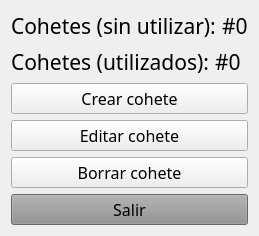
<?xml version="1.0" encoding="UTF-8"?>
<ui version="4.0">
 <class>Form</class>
 <widget class="QWidget" name="Form">
  <property name="windowModality">
   <enum>Qt::ApplicationModal</enum>
  </property>
  <property name="geometry">
   <rect>
    <x>0</x>
    <y>0</y>
    <width>256</width>
    <height>216</height>
   </rect>
  </property>
  <property name="mouseTracking">
   <bool>true</bool>
  </property>
  <property name="focusPolicy">
   <enum>Qt::StrongFocus</enum>
  </property>
  <property name="acceptDrops">
   <bool>true</bool>
  </property>
  <property name="windowTitle">
   <string>ProjectGamma - Cohetes</string>
  </property>
  <layout class="QVBoxLayout" name="verticalLayout">
   <item>
    <layout class="QHBoxLayout" name="horizontalLayout">
     <item>
      <widget class="QLabel" name="label">
       <property name="sizePolicy">
        <sizepolicy hsizetype="Preferred" vsizetype="Maximum">
         <horstretch>0</horstretch>
         <verstretch>0</verstretch>
        </sizepolicy>
       </property>
       <property name="font">
        <font>
         <family>Century Gothic</family>
         <pointsize>16</pointsize>
        </font>
       </property>
       <property name="text">
        <string>Cohetes (sin utilizar):</string>
       </property>
      </widget>
     </item>
     <item>
      <widget class="QLabel" name="rocketsUnusedLabel">
       <property name="font">
        <font>
         <family>Century Gothic</family>
         <pointsize>16</pointsize>
        </font>
       </property>
       <property name="text">
        <string>#0</string>
       </property>
      </widget>
     </item>
    </layout>
   </item>
   <item>
    <layout class="QHBoxLayout" name="horizontalLayout_2">
     <item>
      <widget class="QLabel" name="label_2">
       <property name="sizePolicy">
        <sizepolicy hsizetype="Preferred" vsizetype="Maximum">
         <horstretch>0</horstretch>
         <verstretch>0</verstretch>
        </sizepolicy>
       </property>
       <property name="font">
        <font>
         <family>Century Gothic</family>
         <pointsize>16</pointsize>
        </font>
       </property>
       <property name="text">
        <string>Cohetes (utilizados):</string>
       </property>
      </widget>
     </item>
     <item>
      <widget class="QLabel" name="rocketsUsedLabel">
       <property name="font">
        <font>
         <family>Century Gothic</family>
         <pointsize>16</pointsize>
        </font>
       </property>
       <property name="text">
        <string>#0</string>
       </property>
      </widget>
     </item>
    </layout>
   </item>
   <item>
    <widget class="QPushButton" name="createRocketButton">
     <property name="font">
      <font>
       <family>Century Gothic</family>
       <pointsize>12</pointsize>
      </font>
     </property>
     <property name="text">
      <string>Crear cohete</string>
     </property>
    </widget>
   </item>
   <item>
    <widget class="QPushButton" name="editRocketButton">
     <property name="font">
      <font>
       <family>Century Gothic</family>
       <pointsize>12</pointsize>
      </font>
     </property>
     <property name="text">
      <string>Editar cohete</string>
     </property>
    </widget>
   </item>
   <item>
    <widget class="QPushButton" name="deleteRocketButton">
     <property name="font">
      <font>
       <family>Century Gothic</family>
       <pointsize>12</pointsize>
      </font>
     </property>
     <property name="text">
      <string>Borrar cohete</string>
     </property>
    </widget>
   </item>
   <item>
    <widget class="QPushButton" name="closeButton">
     <property name="font">
      <font>
       <family>Century Gothic</family>
       <pointsize>12</pointsize>
      </font>
     </property>
     <property name="autoFillBackground">
      <bool>false</bool>
     </property>
     <property name="styleSheet">
      <string notr="true">background-color: #8f8f8f</string>
     </property>
     <property name="text">
      <string>Salir</string>
     </property>
    </widget>
   </item>
  </layout>
 </widget>
 <resources/>
 <connections/>
</ui>
